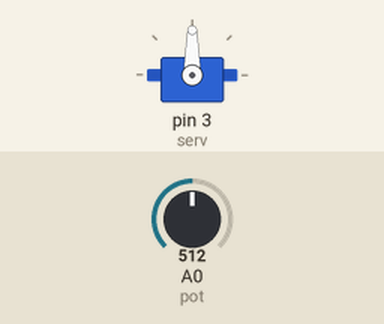
The sketch below on a simulated Arduino Uno, built with avr-gcc and run on an emulated ATmega328P. Parts: servo. The test bench sets the inputs (shaded band); at power-on: A0 (pot) = 512.

Above: at 1.2 s.
1.3 s: A0 (pot) set to 716
At 1.9 s:
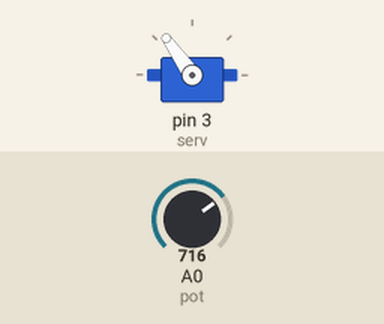
2.8 s: A0 (pot) set to 900
At 3.2 s:
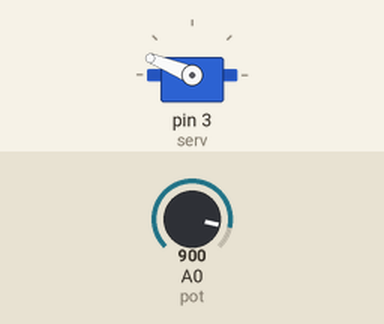
4.3 s: A0 (pot) set to 1023
At 5.5 s:
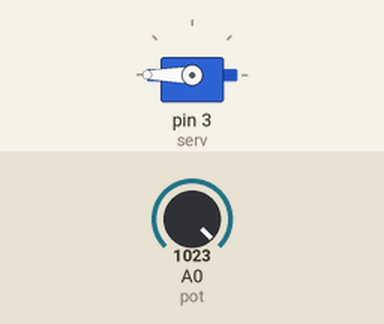
5.8 s: A0 (pot) set to 306
At 6.9 s:
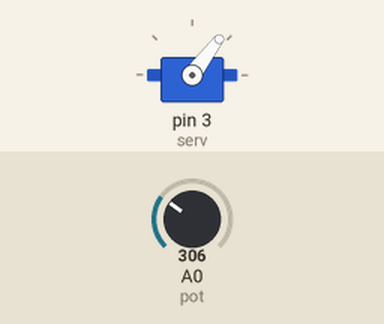
7.3 s: A0 (pot) set to 122
At 8.1 s:
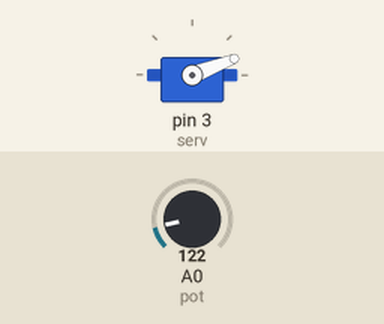
Timing chart, 0 to 9.8 s (numbered marks = the images above; inputs shaded):
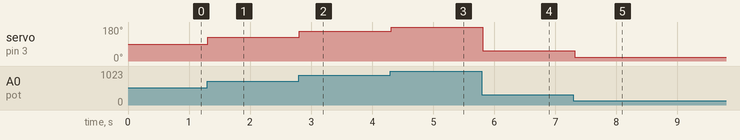

Measured:
- after the input at 1.3 s, servo on pin 3 (serv): 90° → 125° at once
- after the input at 2.8 s, servo on pin 3 (serv): 125° → 158° at once
- after the input at 4.3 s, servo on pin 3 (serv): 158° → 180° at once
- after the input at 5.8 s, servo on pin 3 (serv): 180° → 53° at once
- after the input at 7.3 s, servo on pin 3 (serv): 53° → 21° at once

The sketch:

mover_servo_potenciometro.ino
```cpp
#include <Servo.h>

#define pot A0
#define serv 3
int angulo;
Servo servo1;

void setup() {
  servo1.attach(serv);
  angulo = 0;
  servo1.write(angulo);
}

void loop() {
  angulo = map(analogRead(pot), 0, 1023, 0, 180);
  servo1.write(angulo);
  delay(100);
}
```
